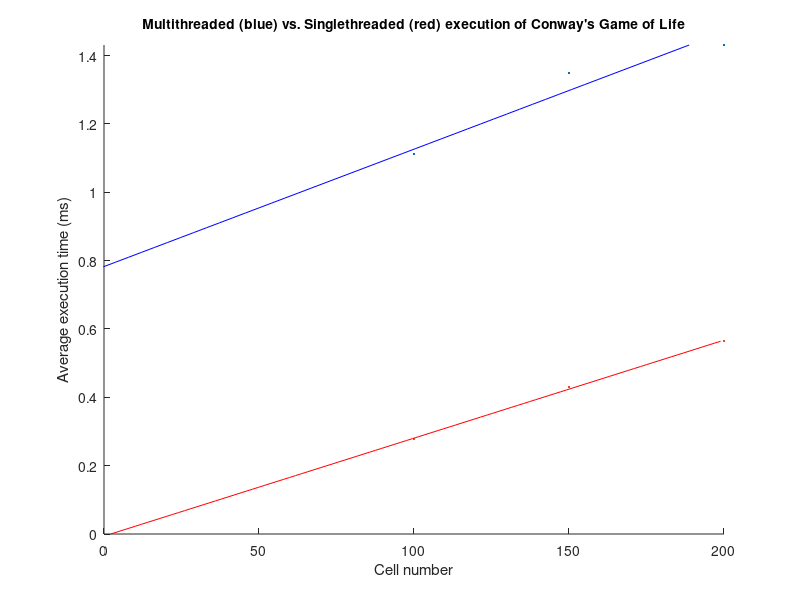

MATLAB code for this plot:
mat = dlmread('./output.txt');
% Change this for different plots; max is length(mat(1, 2:end)), can change to any value less than that
count = 1;
figure;
function rv = plt(mat, maxVal)
  % Splits matrix into multiprocessed, singleprocessed, and number of cells.
  mTimes = mat(1, 2:maxVal);
  sTimes = mat(2, 2:maxVal);
  totalCells = mat(3, 2:maxVal);

  # Create line of best fit for both multiprocessed and singleprocessed.
  mcoeff = polyfit(mTimes, totalCells, 1);
  scoeff = polyfit(sTimes, totalCells, 1);
  mx = linspace(0, max(mTimes));
  sx = linspace(0, max(sTimes));
  my = polyval(mcoeff, mx);
  sy = polyval(scoeff, sx);
  % Plot lines of best fit along with data points.
  hold on
  scatter(totalCells, mTimes, '.b')
  scatter(totalCells, sTimes, '.r')
  plot(my, mx, '-b', sy, sx, '-r')

  ylabel('Average execution time (ms)')
  xlabel('Cell number')
  xlim([0 inf])
  ylim([0 inf])

  hold off
end

if length(mat(1, 2:end)) < 50
  maxVal=length(mat(1, 2:end))
  plt(mat, maxVal)

else
  for maxVal=[10 20 50 length(mat(1, 2:end))]
    subplot(2, 2, count)
    plt(mat, maxVal)
    title([num2str(maxVal) ' Values from dataset'])
    count++;
    set(gca, 'fontsize', 6)
  endfor
end

S = axes('visible', 'off', 'title', "Multithreaded (blue) vs. Singlethreaded (red) execution of Conway's Game of Life", "FontSize", 9);
print -dpng graph.png